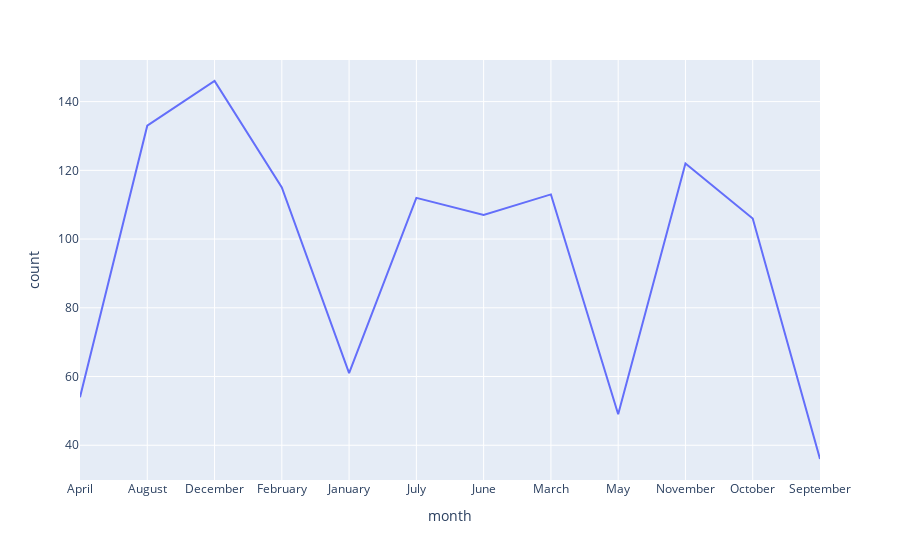

Notebook source saved alongside this figure:
### Code cell
fig=px.line(d,x='month',y='count')
fig.show()

### Figure 1 — Plotly figure (JSON) as saved in the notebook; plotly's stock layout.template omitted (floating-point values rounded to 4 significant figures)
{"data": [{"hovertemplate": "month=%{x}<br>count=%{y}<extra></extra>", "legendgroup": "", "line": {"color": "#636efa", "dash": "solid"}, "marker": {"symbol": "circle"}, "mode": "lines", "name": "", "orientation": "v", "showlegend": false, "type": "scatter", "x": ["April", "August", "December", "February", "January", "July", "June", "March", "May", "November", "October", "September"], "xaxis": "x", "y": [54, 133, 146, 115, 61, 112, 107, 113, 49, 122, 106, 36], "yaxis": "y"}], "layout": {"autosize": true, "legend": {"tracegroupgap": 0}, "margin": {"t": 60}, "xaxis": {"anchor": "y", "autorange": true, "domain": [0, 1], "range": [0, 11], "title": {"text": "month"}, "type": "category"}, "yaxis": {"anchor": "x", "autorange": true, "domain": [0, 1], "range": [29.89, 152.1], "title": {"text": "count"}, "type": "linear"}}}
